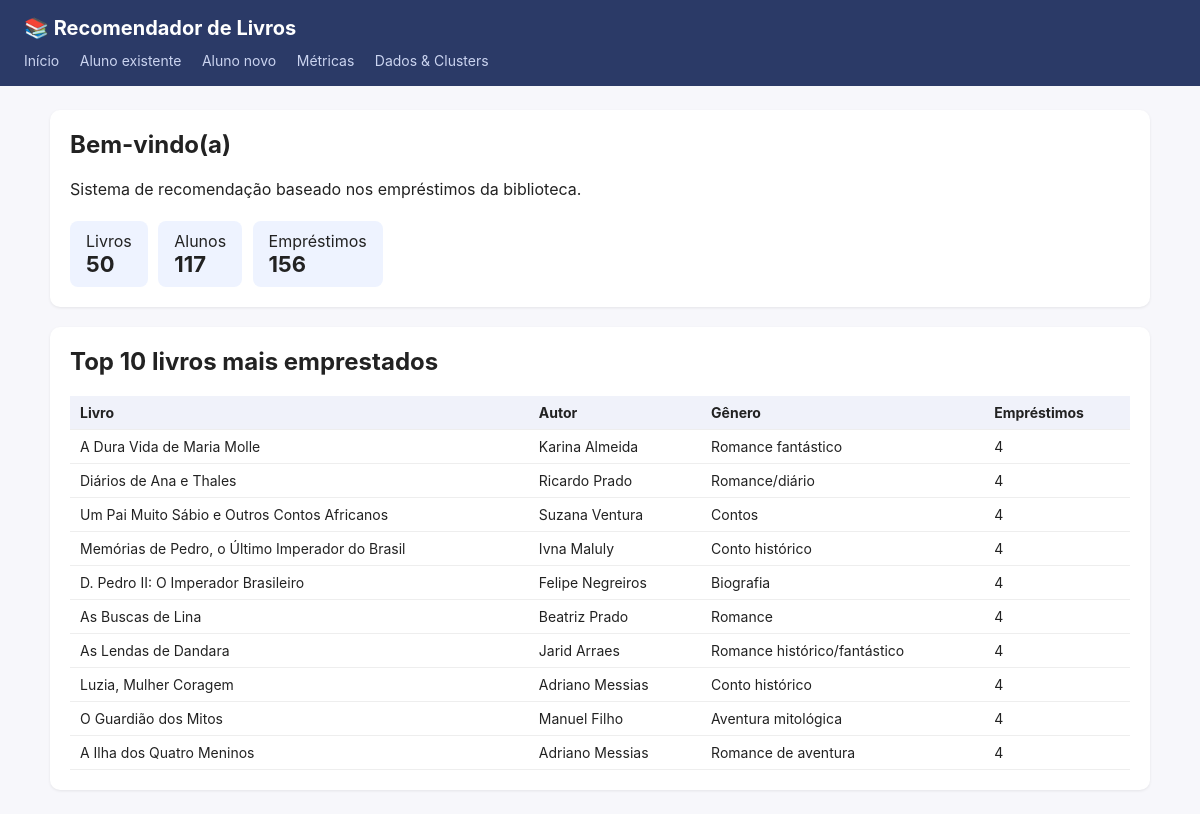
The page / on the database its author committed.
### recomendador/models.py (models this page shows, shortened)
class Livro(models.Model):
    titulo = models.CharField(max_length=255, unique=True)
    autor = models.CharField(max_length=255, blank=True, default='Desconhecido')
    genero = models.CharField(max_length=255, blank=True, default='Não informado')
    resumo = models.TextField(blank=True, default='')
    emprestimos = models.IntegerField(default=0)
    cluster = models.IntegerField(null=True, blank=True)
    class Meta:
        ordering = ['-emprestimos', 'titulo']
        verbose_name = 'Livro'
        verbose_name_plural = 'Livros'

### recomendador/views.py (the view)
# urls.py: 2. Add a URL to urlpatterns:  path('', views.home, name='home')
def home(request):
    ctx = {
        'n_livros': Livro.objects.count(),
        'n_alunos': Aluno.objects.count(),
        'n_emprestimos': Emprestimo.objects.count(),
        'top10': Livro.objects.order_by('-emprestimos')[:10],
    }
    return render(request, 'recomendador/home.html', ctx)

### recomendador/templates/recomendador/home.html
{% extends 'recomendador/base.html' %}
{% block content %}
<div class="card">
    <h2>Bem-vindo(a)</h2>
    <p>Sistema de recomendação baseado nos empréstimos da biblioteca.</p>
    <div class="metric">Livros <b>{{ n_livros }}</b></div>
    <div class="metric">Alunos <b>{{ n_alunos }}</b></div>
    <div class="metric">Empréstimos <b>{{ n_emprestimos }}</b></div>
</div>
<div class="card">
    <h2>Top 10 livros mais emprestados</h2>
    <table>
        <tr><th>Livro</th><th>Autor</th><th>Gênero</th><th>Empréstimos</th></tr>
        {% for l in top10 %}
        <tr>
            <td>{{ l.titulo }}</td>
            <td>{{ l.autor }}</td>
            <td>{{ l.genero }}</td>
            <td>{{ l.emprestimos }}</td>
        </tr>
        {% endfor %}
    </table>
</div>
{% endblock %}

### recomendador/templates/recomendador/base.html (shortened to what this page needs)
<!DOCTYPE html>
<html lang="pt-br">
<head>
</head>
<body>
    <header>
        <h1>📚 Recomendador de Livros</h1>
        <nav>
            <a href="{% url 'recomendador:home' %}">Início</a>
            <a href="{% url 'recomendador:aluno_existente' %}">Aluno existente</a>
            <a href="{% url 'recomendador:aluno_novo' %}">Aluno novo</a>
            <a href="{% url 'recomendador:metricas' %}">Métricas</a>
            <a href="{% url 'recomendador:dados' %}">Dados & Clusters</a>
        </nav>
    </header>
    <main>
        {% block content %}{% endblock %}
    </main>
</body>
</html>

### recomendador/templates/recomendador/base.html (style rules this page uses)
body { font-family: -apple-system, Segoe UI, Roboto, sans-serif; margin: 0; background: #f7f7fb; color: #222; }
header { background: #2b3a67; color: white; padding: 16px 24px; }
header h1 { margin: 0; font-size: 20px; }
nav { margin-top: 10px; }
nav a { color: #cbd4f0; margin-right: 16px; text-decoration: none; font-size: 14px; }
main { max-width: 1100px; margin: 24px auto; padding: 0 16px; }
.card { background: white; border-radius: 10px; padding: 20px; margin-bottom: 20px; box-shadow: 0 1px 3px rgba(0,0,0,.08); }
h2 { margin-top: 0; }
table { width: 100%; border-collapse: collapse; font-size: 14px; }
th, td { text-align: left; padding: 8px 10px; border-bottom: 1px solid #eee; }
th { background: #f0f2fa; }
.metric { display: inline-block; padding: 10px 16px; margin: 6px 6px 0 0; background: #eef3ff; border-radius: 8px; }
.metric b { display: block; font-size: 22px; }

### rows shown on the page
Livro: titulo "A Dura Vida de Maria Molle", autor "Karina Almeida", genero "Romance fantástico", emprestimos "4"
Livro: titulo "Diários de Ana e Thales", autor "Ricardo Prado", genero "Romance/diário", emprestimos "4"
Livro: titulo "Um Pai Muito Sábio e Outros Contos Africanos", autor "Suzana Ventura", genero "Contos", emprestimos "4"
Livro: titulo "Memórias de Pedro, o Último Imperador do Brasil", autor "Ivna Maluly", genero "Conto histórico", emprestimos "4"
Livro: titulo "D. Pedro II: O Imperador Brasileiro", autor "Felipe Negreiros", genero "Biografia", emprestimos "4"
Livro: titulo "As Buscas de Lina", autor "Beatriz Prado", genero "Romance", emprestimos "4"
Livro: titulo "As Lendas de Dandara", autor "Jarid Arraes", genero "Romance histórico/fantástico", emprestimos "4"
Livro: titulo "Luzia, Mulher Coragem", autor "Adriano Messias", genero "Conto histórico", emprestimos "4"
Livro: titulo "O Guardião dos Mitos", autor "Manuel Filho", genero "Aventura mitológica", emprestimos "4"
Livro: titulo "A Ilha dos Quatro Meninos", autor "Adriano Messias", genero "Romance de aventura", emprestimos "4"

### other values the page prints
{{ n_livros }} "50"
{{ n_alunos }} "117"
{{ n_emprestimos }} "156"
